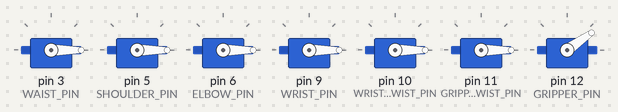
A sketch run on a simulated Arduino Uno, built with avr-gcc and run on an emulated ATmega328P. On the bench: 7 × servo.

Above: at 0.05 s.
At 9.95 s:
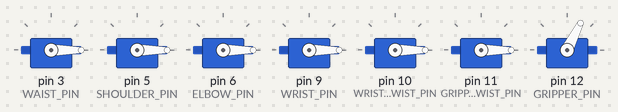
At 19.96 s:
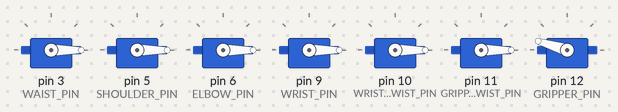
At 39.88 s:
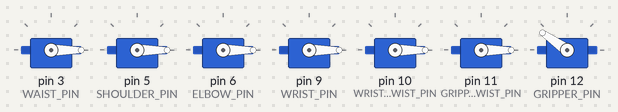
Timing chart, 0 to 40.0 s (numbered marks = the images above):
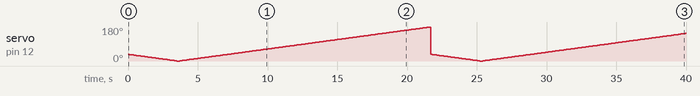

The sketch:

test_servos.ino
```cpp
#include <Servo.h>

#define WAIST_PIN 3
#define SHOULDER_PIN 5
#define ELBOW_PIN 6
#define WRIST_PIN 9
#define WRIST_TWIST_PIN 10
#define GRIPPER_TWIST_PIN 11
#define GRIPPER_PIN 12

Servo waist_servo;
Servo shoulder_servo;
Servo elbow_servo;
Servo wrist_servo;
Servo wrist_twist_servo;
Servo gripper_twist_servo;
Servo gripper;


void setup() {
  waist_servo.attach(WAIST_PIN);
  shoulder_servo.attach(SHOULDER_PIN);
  elbow_servo.attach(ELBOW_PIN);
  wrist_servo.attach(WRIST_PIN);
  wrist_twist_servo.attach(WRIST_TWIST_PIN);
  gripper_twist_servo.attach(GRIPPER_TWIST_PIN);
  gripper.attach(GRIPPER_PIN);

  waist_servo.write(0);
  shoulder_servo.write(0);
  elbow_servo.write(0);
  wrist_servo.write(0);
  wrist_twist_servo.write(0);
  gripper_twist_servo.write(0);
  gripper.write(0);

}

void loop() {

for(int i= 35; i>=0; i--)
{
  gripper.write(i);
  delay(100);
}

for(int i= 0; i<=180; i++)
{
  gripper.write(i);
  delay(100);
}


}
```

Measured:
- by itself, servo on pin 12 (GRIPPER_PIN): 35° → 34° at 0.10 s, → 33° 0.10 s later, → 32° 0.10 s later, → 31° 0.10 s later, … (397 changes in this stretch)
